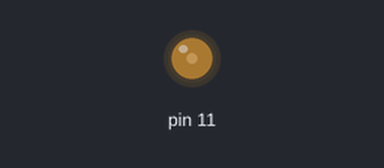
Bench run of a sketch on a simulated Arduino Uno, built with avr-gcc and run on an emulated ATmega328P. Shown: output pins drawn as LEDs (lit = HIGH).

Above: at 0.05 s.
At 4.35 s:
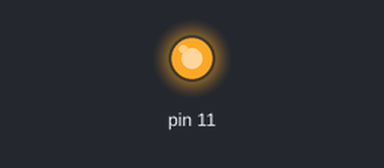
At 8.65 s:
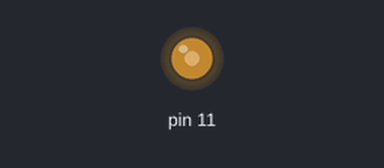
At 18.05 s:
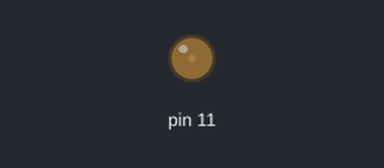
Timing chart, 0 to 26.0 s (numbered marks = the images above):
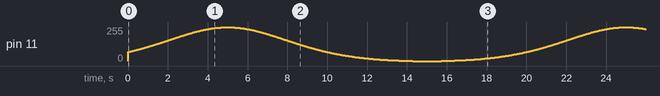

The sketch:

sketch_sep08a.ino
```cpp
#include <math.h>

void setup()
{
  pinMode(11, OUTPUT);
}

void loop()
{
  float val = (exp(sin(millis()/10000.0*PI)) - 0.36787944)*108.0;
  analogWrite(11, val);
}
```
